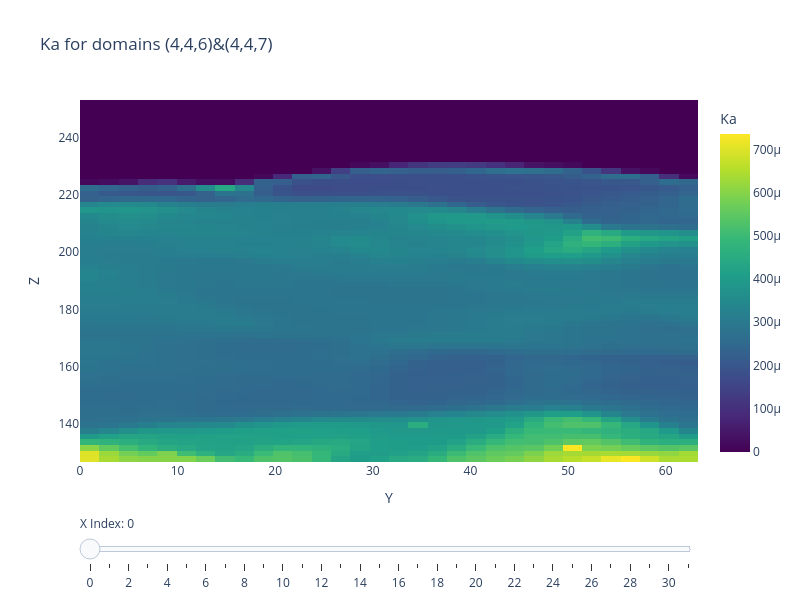

The notebook cell saved with this chart:
### Code cell
def funct():
    kalist = []
    gridlist = []
    for dom_id, dom in domain_registry.items():
        kalist.append(dom.Ka[3:35, 3:35, 3:35])
        gridlist.append(dom.grid[3:35, 3:35, 3:35])

    kalist = np.concatenate(kalist, axis=2)
    gridlist = np.concatenate(gridlist, axis=2)

    # Extract 1D arrays for the axes 
    Y = gridlist[0, :, 0, 1]
    Z = gridlist[0, 0, :, 2]
    num_x_indices = kalist.shape[0]

    # --- Plotly Interactive Implementation ---
    # 1. Initialize the figure with the first X slice (index 0)
    fig = go.Figure(
        data=go.Heatmap(
            x=Y, 
            y=Z, 
            z=kalist[0, :, :].transpose(),
            colorscale='viridis',
            colorbar=dict(title='Ka')
        )
    )

    # 2. Build the list of steps for the slider
    steps = []
    for i in range(num_x_indices):
        step = dict(
            method="restyle",
            # We wrap the new z-data in a list because we are updating trace 0
            args=[{"z": [kalist[i, :, :].transpose()]}],
            label=str(i)  # The text that appears on the slider tick
        )
        steps.append(step)

    # 3. Create the slider configuration
    sliders = [dict(
        active=0,
        currentvalue={"prefix": "X Index: "},
        pad={"t": 50},  # Add top padding so it doesn't overlap the plot
        steps=steps
    )]

    # 4. Attach the slider and format the layout
    fig.update_layout(
        sliders=sliders,
        xaxis_title='Y',
        yaxis_title='Z',
        title='Ka for domains (4,4,6)&(4,4,7)',
        width=800,
        height=600
    )


    fig.show()

### Figure 1 — Plotly figure (JSON) as saved in the notebook; plotly's stock layout.template omitted (floating-point values rounded to 4 significant figures; data arrays with more than 128 entries replaced by an {"elided": "..."} marker saying what was removed)
{"data": [{"colorbar": {"title": {"text": "Ka"}}, "colorscale": [[0, "#440154"], [0.1111, "#482878"], [0.2222, "#3e4989"], [0.3333, "#31688e"], [0.4444, "#26828e"], [0.5556, "#1f9e89"], [0.6667, "#35b779"], [0.7778, "#6ece58"], [0.8889, "#b5de2b"], [1, "#fde725"]], "type": "heatmap", "x": [0.9893, 2.968, 4.946, 6.925, 8.903, 10.88, 12.86, 14.84, 16.82, 18.8, 20.77, 22.75, 24.73, 26.71, 28.69, 30.67, 32.65, 34.62, 36.6, 38.58, 40.56, 42.54, 44.52, 46.5, 48.47, 50.45, 52.43, 54.41, 56.39, 58.37, 60.35, 62.32], "y": [127.6, 129.6, 131.6, 133.6, 135.5, 137.5, 139.5, 141.5, 143.4, 145.4, 147.4, 149.4, 151.4, 153.3, 155.3, 157.3, 159.3, 161.3, 163.2, 165.2, 167.2, 169.2, 171.1, 173.1, 175.1, 177.1, 179.1, 181.0, 183.0, 185.0, 187.0, 189.0, 190.9, 192.9, 194.9, 196.9, 198.8, 200.8, 202.8, 204.8, 206.8, 208.7, 210.7, 212.7, 214.7, 216.6, 218.6, 220.6, 222.6, 224.6, 226.5, 228.5, 230.5, 232.5, 234.5, 236.4, 238.4, 240.4, 242.4, 244.3, 246.3, 248.3, 250.3, 252.3], "z": {"elided": "64x32 float values"}}], "layout": {"height": 600, "sliders": [{"active": 0, "currentvalue": {"prefix": "X Index: "}, "pad": {"t": 50}, "steps": [{"args": [{"z": {"elided": "1x64x32 float values"}}], "label": "0", "method": "restyle"}, {"args": [{"z": {"elided": "1x64x32 float values"}}], "label": "1", "method": "restyle"}, {"args": [{"z": {"elided": "1x64x32 float values"}}], "label": "2", "method": "restyle"}, {"args": [{"z": {"elided": "1x64x32 float values"}}], "label": "3", "method": "restyle"}, {"args": [{"z": {"elided": "1x64x32 float values"}}], "label": "4", "method": "restyle"}, {"args": [{"z": {"elided": "1x64x32 float values"}}], "label": "5", "method": "restyle"}, {"args": [{"z": {"elided": "1x64x32 float values"}}], "label": "6", "method": "restyle"}, {"args": [{"z": {"elided": "1x64x32 float values"}}], "label": "7", "method": "restyle"}, {"args": [{"z": {"elided": "1x64x32 float values"}}], "label": "8", "method": "restyle"}, {"args": [{"z": {"elided": "1x64x32 float values"}}], "label": "9", "method": "restyle"}, {"args": [{"z": {"elided": "1x64x32 float values"}}], "label": "10", "method": "restyle"}, {"args": [{"z": {"elided": "1x64x32 float values"}}], "label": "11", "method": "restyle"}, {"args": [{"z": {"elided": "1x64x32 float values"}}], "label": "12", "method": "restyle"}, {"args": [{"z": {"elided": "1x64x32 float values"}}], "label": "13", "method": "restyle"}, {"args": [{"z": {"elided": "1x64x32 float values"}}], "label": "14", "method": "restyle"}, {"args": [{"z": {"elided": "1x64x32 float values"}}], "label": "15", "method": "restyle"}, {"args": [{"z": {"elided": "1x64x32 float values"}}], "label": "16", "method": "restyle"}, {"args": [{"z": {"elided": "1x64x32 float values"}}], "label": "17", "method": "restyle"}, {"args": [{"z": {"elided": "1x64x32 float values"}}], "label": "18", "method": "restyle"}, {"args": [{"z": {"elided": "1x64x32 float values"}}], "label": "19", "method": "restyle"}, {"args": [{"z": {"elided": "1x64x32 float values"}}], "label": "20", "method": "restyle"}, {"args": [{"z": {"elided": "1x64x32 float values"}}], "label": "21", "method": "restyle"}, {"args": [{"z": {"elided": "1x64x32 float values"}}], "label": "22", "method": "restyle"}, {"args": [{"z": {"elided": "1x64x32 float values"}}], "label": "23", "method": "restyle"}, {"args": [{"z": {"elided": "1x64x32 float values"}}], "label": "24", "method": "restyle"}, {"args": [{"z": {"elided": "1x64x32 float values"}}], "label": "25", "method": "restyle"}, {"args": [{"z": {"elided": "1x64x32 float values"}}], "label": "26", "method": "restyle"}, {"args": [{"z": {"elided": "1x64x32 float values"}}], "label": "27", "method": "restyle"}, {"args": [{"z": {"elided": "1x64x32 float values"}}], "label": "28", "method": "restyle"}, {"args": [{"z": {"elided": "1x64x32 float values"}}], "label": "29", "method": "restyle"}, {"args": [{"z": {"elided": "1x64x32 float values"}}], "label": "30", "method": "restyle"}, {"args": [{"z": {"elided": "1x64x32 float values"}}], "label": "31", "method": "restyle"}]}], "title": {"text": "Ka for domains (4,4,6)&(4,4,7)"}, "width": 800, "xaxis": {"title": {"text": "Y"}}, "yaxis": {"title": {"text": "Z"}}}}
